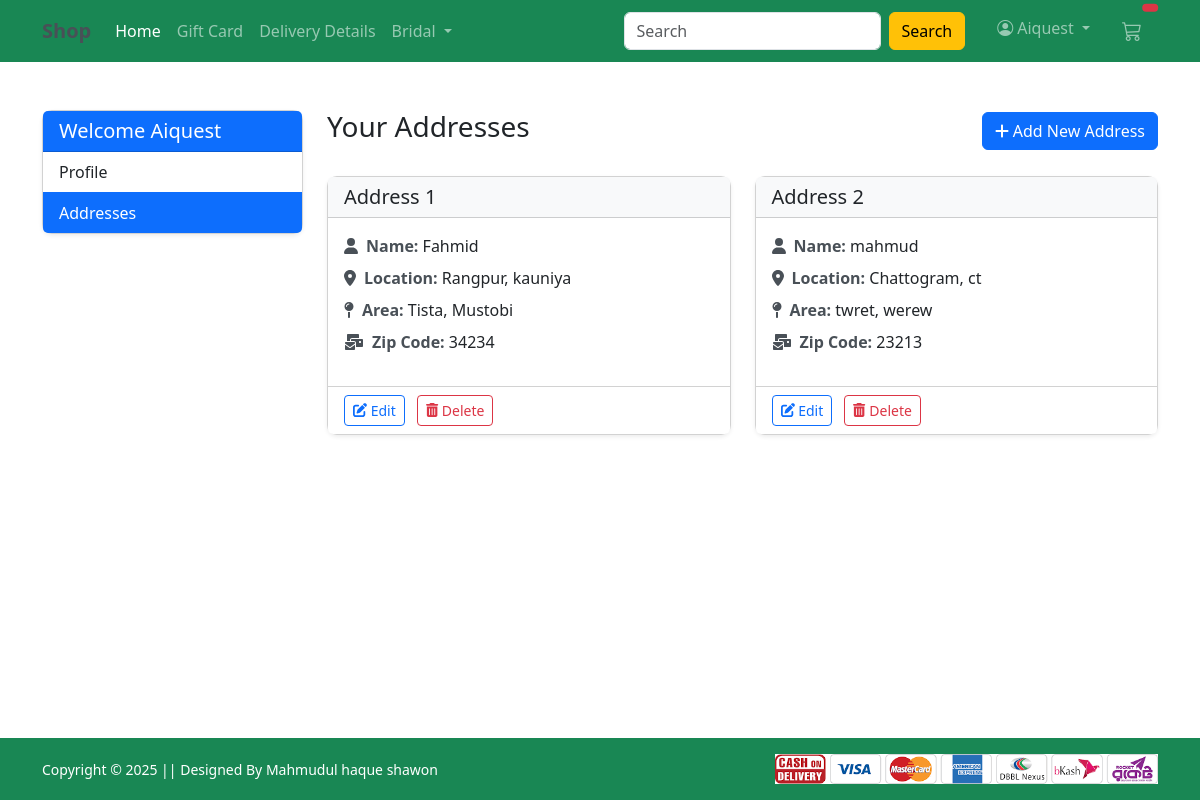
The page /address/ (signed in) on the database its author committed.
### Shop/models.py (models this page shows, shortened)
class Customer(models.Model):
    user = models.ForeignKey(User, on_delete=models.CASCADE)
    name = models.CharField(max_length=200)
    division = models.CharField(choices=DIVISION_CHOICES, max_length=50)
    district = models.CharField(max_length=200)
    thana = models.CharField(max_length=50)
    villorroad = models.CharField(max_length=50)
    zipcode = models.IntegerField()

### Shop/views.py (the view)
# urls.py: path('address/', views.address, name='address'),
@login_required
def address(request):
     add = Customer.objects.filter(user=request.user)
     return render(request, 'Shop/address.html', {'add':add, 'active':'btn-primary'})

### Shop/context_processors.py (called while the page is built, shortened)
def site_info(request):
    try:
        config = SiteInfo.objects.filter(active=True).first()
        return {
            'SITE_LOGO_NAME': config.logo_name,
            'SITE_NAME': config.site_name,
            'COMPANY_NAME': config.company_name,
            'YEAR': datetime.now().year,
            'LOGO_IMAGE': config.logo_image.url if config.logo_image else None
        }
    except:
        return {
            'SITE_LOGO_NAME': 'aiQuest',
            'SITE_NAME': 'aiQuest E-Commerce',
            'COMPANY_NAME': 'aiQuest Technologies',
            'YEAR': datetime.now().year,
            'LOGO_IMAGE': None
        }

### Shop/templates/Shop/address.html (shortened to what this page needs)
{% extends 'Shop/base.html' %}
{% load static %}
{% block main-content %}
<div class="container my-5">
    <div class="row">
        <div class="col-md-3">
            <div class="card shadow-sm">
                <div class="card-header bg-primary text-white">
                    <h5 class="mb-0">Welcome <span class="text-capitalize">{{request.user}}</span></h5>
                </div>
                <div class="list-group list-group-flush">
                    <a href="{% url 'profile' %}" class="list-group-item list-group-item-action">Profile</a>
                    <a href="{% url 'address' %}" class="list-group-item list-group-item-action active">Addresses</a>
                </div>
            </div>
        </div>
        <div class="col-md-9">
            <div class="d-flex justify-content-between align-items-center mb-4">
                <h3>Your Addresses</h3>
                <a href="{% url 'profile' %}" class="btn btn-primary">
                    <i class="fas fa-plus"></i> Add New Address
                </a>
            </div>
            {% if add %}
            <div class="row">
                {% for ad in add %}
                <div class="col-md-6 mb-4">
                    <div class="card h-100 shadow-sm">
                        <div class="card-header bg-light">
                            <h5 class="mb-0">Address {{forloop.counter}}</h5>
                        </div>
                        <div class="card-body">
                            <ul class="list-unstyled">
                                <li class="mb-2">
                                    <span class="fw-bold"><i class="fas fa-user me-2"></i>Name:</span>
                                    {{ad.name}}
                                </li>
                                <li class="mb-2">
                                    <span class="fw-bold"><i class="fas fa-map-marker-alt me-2"></i>Location:</span>
                                    {{ad.division}}, {{ad.district}}
                                </li>
                                <li class="mb-2">
                                    <span class="fw-bold"><i class="fas fa-map-pin me-2"></i>Area:</span>
                                    {{ad.thana}}, {{ad.villorroad}}
                                </li>
                                <li>
                                    <span class="fw-bold"><i class="fas fa-mail-bulk me-2"></i>Zip Code:</span>
                                    {{ad.zipcode}}
                                </li>
                            </ul>
                        </div>
                        <div class="card-footer bg-white">
                            <a href="#" class="btn btn-sm btn-outline-primary me-2">
                                <i class="fas fa-edit"></i> Edit
                            </a>
                            <a href="#" class="btn btn-sm btn-outline-danger">
                                <i class="fas fa-trash-alt"></i> Delete
                            </a>
                        </div>
                    </div>
                </div>
                {% endfor %}
            </div>
            {% endif %}
        </div>
    </div>
</div>
{% endblock main-content %}

### Shop/templates/Shop/base.html (shortened to what this page needs)
<!doctype html>
{% load static %}
<html lang="en">
<head>
    <link href="https://cdn.jsdelivr.net/npm/bootstrap@5.3.0/dist/css/bootstrap.min.css" rel="stylesheet">
    <link rel="stylesheet" href="https://cdn.jsdelivr.net/npm/bootstrap-icons@1.10.0/font/bootstrap-icons.css">
    <link rel="stylesheet" href="{% static 'Shop/css/owl.carousel.min.css' %}">
    <link rel="stylesheet" href="{% static 'Shop/css/all.min.css' %}">
    <link rel="stylesheet" href="{% static 'Shop/css/style.css' %}">
</head>
<body class="d-flex flex-column min-vh-100">
    <nav class="navbar navbar-expand-lg navbar-dark bg-success sticky-top">
        <div class="container">
            <a class="navbar-brand fw-bold" href="/">{{ SITE_LOGO_NAME }}</a>
            <div class="collapse navbar-collapse" id="navbarContent">
                <ul class="navbar-nav me-auto mb-2 mb-lg-0">
                    <li class="nav-item">
                        <a class="nav-link active" href="/">Home</a>
                    </li>
                    <li class="nav-item">
                        <a class="nav-link" href="#">Gift Card</a>
                    </li>
                    <li class="nav-item">
                        <a class="nav-link" href="#">Delivery Details</a>
                    </li>
                    <li class="nav-item dropdown">
                        <a class="nav-link dropdown-toggle" href="#" id="bridalDropdown" role="button"
                           data-bs-toggle="dropdown">
                            Bridal
                        </a>
                    </li>
                </ul>
                <form class="d-flex me-3">
                    <input class="form-control me-2" type="search" placeholder="Search">
                    <button class="btn btn-warning" type="submit">Search</button>
                </form>
                <ul class="navbar-nav">
                    {% if request.user.is_authenticated %}
                    <li class="nav-item dropdown mx-2">
                        <a class="nav-link dropdown-toggle" href="#" id="profileDropdown" role="button"
                           data-bs-toggle="dropdown">
                            <i class="bi bi-person-circle me-1"></i>{{ request.user.username|capfirst }}
                        </a>
                    </li>
                    <li class="nav-item mx-2">
                        <a href="{% url 'showcart' %}" class="nav-link position-relative">
                            <i class="bi bi-cart3 fs-5"></i>
                            <span class="position-absolute top-0 start-100 translate-middle badge rounded-pill bg-danger">
                            </span>
                        </a>
                    </li>
                    {% endif %}
                </ul>
            </div>
        </div>
    </nav>
    <main class="flex-grow-1">
        {% block main-content %}{% endblock main-content %}
    </main>
    <footer class="bg-success text-white py-3 mt-auto">
        <div class="container">
            <div class="row align-items-center">
                <div class="col-md-6 text-center text-md-start">
                    <small>Copyright &copy; 2025 || Designed By Mahmudul haque shawon</small>
                </div>
                <div class="col-md-6 text-center text-md-end">
                    <img src="{% static 'Shop/images/paymentlogo.png' %}" alt="Payment Methods" class="img-fluid" style="max-height: 30px;">
                </div>
            </div>
        </div>
    </footer>
</body>
</html>

### Shop/templates/Shop/address.html (style rules this page uses)
.card { border-radius: 10px; transition: transform 0.3s ease, box-shadow 0.3s ease; }
.list-group-item.active { background-color: #0d6efd; border-color: #0d6efd; }
.fw-bold { color: #495057; }

### rows shown on the page
Customer: name "Fahmid", division "Rangpur", district "kauniya", thana "Tista", villorroad "Mustobi", zipcode "34234"
Customer: name "mahmud", division "Chattogram", district "ct", thana "twret", villorroad "werew", zipcode "23213"

### other values the page prints
{{ request.user.username|capfirst }} "Aiquest"
{{ request.user }} "Aiquest"
